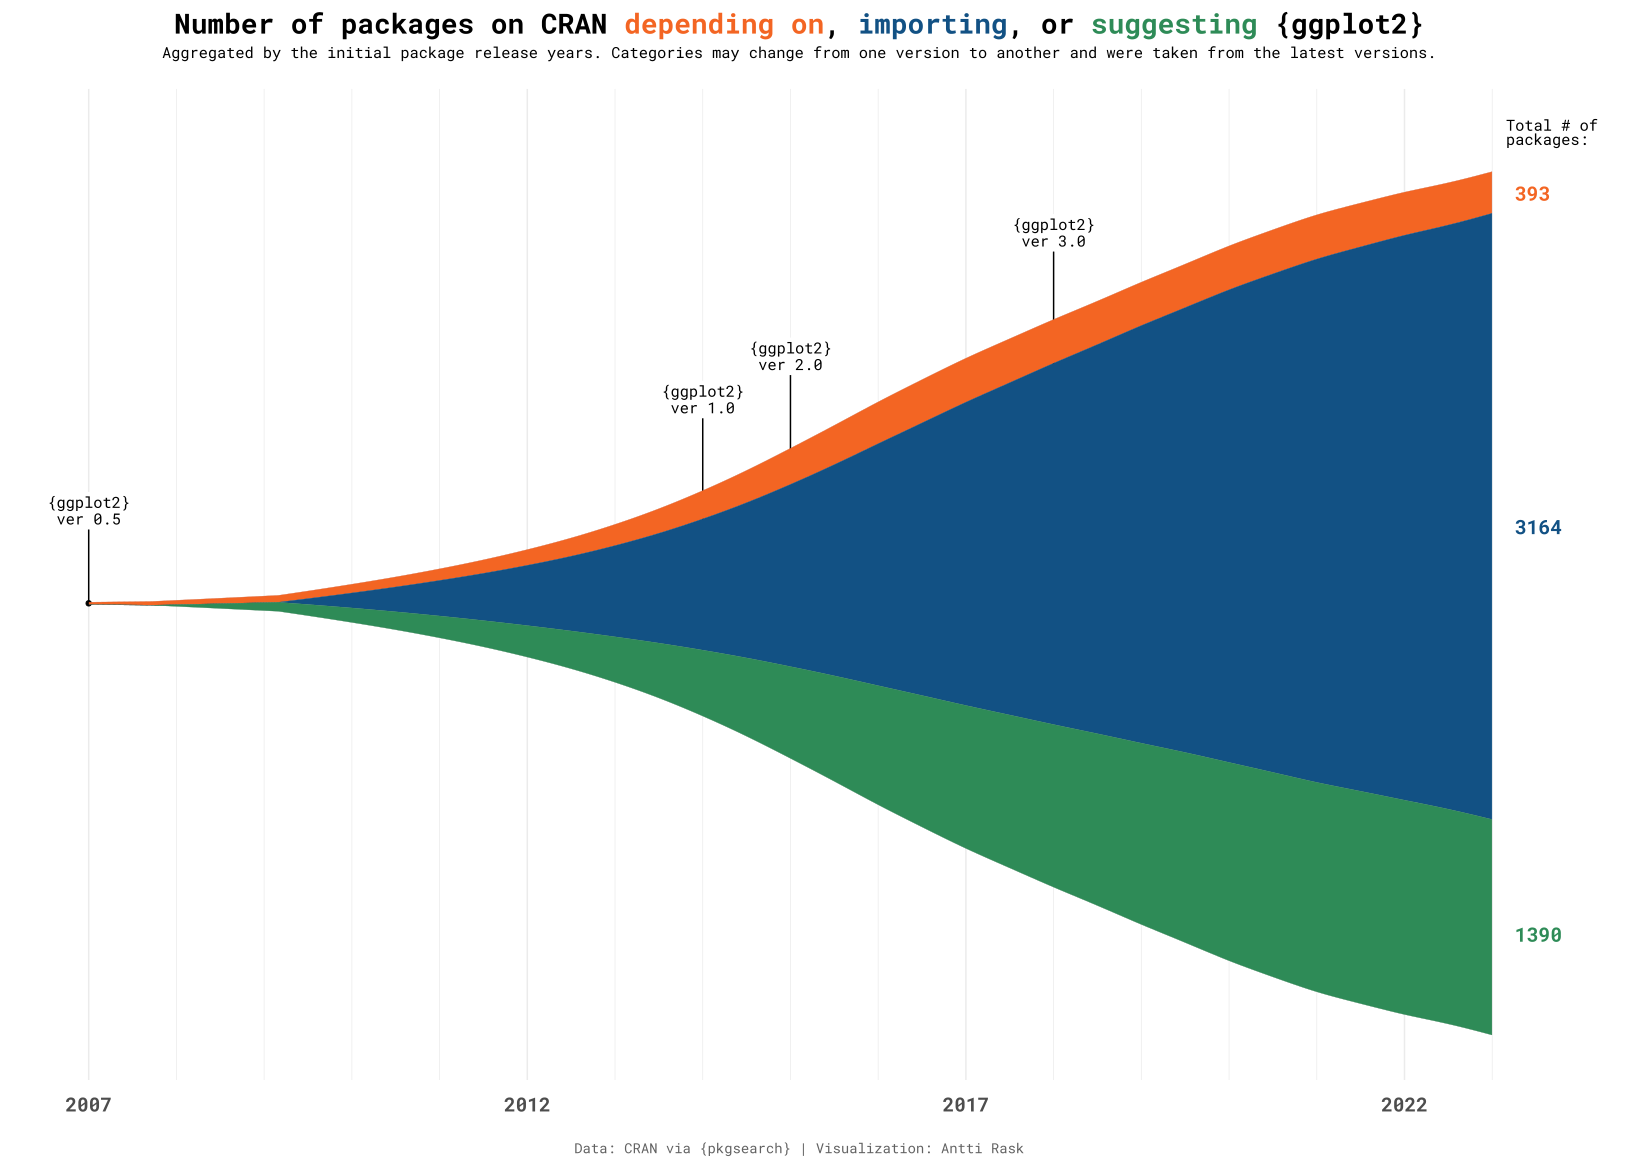

Write the R code that produced this figure.
# Number of Packages on CRAN depending on, importing, or suggesting {ggplot2} #

# Inspiration ----

# Georgios Karamanis shared their recent Tidy Tuesday visualization on LinkedIn:
# https://www.linkedin.com/posts/georgios-karamanis-a54926153_tidytuesday-rstats-dataviz-activity-7111680233430224896-EdtA/

# Here's a link to the GitHub repo:
# https://github.com/gkaramanis/tidytuesday/tree/master/2023/2023-week_38

# The thing is, Georgios' original graph shows the years for the LATEST release of the ggplot2-related
# packages on CRAN. While that is an interesting question, I've been trying to find out a good data
# source for another question: what are the years for the initial releases of those packages. That
# question led me down a rabbit hole and I eventually found {pkgsearch}.

# So what I did was take Georgios' original code (with their blessing) and
# 1) change the data source (using {pkgsearch})
# 2) use {purrr} to easily get all the ggplot2-related packages' metadata
# 3) bring in a third type/category
# 4) make the stream chart less 'wavy'
# 5) change the color scheme
# 6) change the fonts to Roboto Mono (using {showtext})
# 7) annotate all the major ggplot2 releases
# 8) other, smaller changes

# I'm thankful to Georgios for their support and continuing inspiration. If you're interested in data
# visualization, they are one of the people to follow.

# One more thing, this visualization is part of the background work I'm doing for my upcoming book
# about ggplot2 extension packages called 'ggplot2 extended' (working title). If you are interested in
# seeing how that project advances, you can start by following me on LinkedIn. I'm also happy to have
# conversations about the different ggplot2 extensions, if you have strong opinions and/or knowledge
# about them. So, don't hesitate to DM me on LinkedIn! Do mention it's about ggplot2 and the response
# rate will be significantly higher...

# Packages ----
library(colorspace) # A Toolbox for Manipulating and Assessing Colors and Palettes
library(conflicted) # An Alternative Conflict Resolution Strategy
conflicts_prefer(dplyr::filter)
library(ggrepel)    # Automatically Position Non-Overlapping Text Labels with 'ggplot2'
library(ggstream)   # Create Streamplots in 'ggplot2'
library(ggtext)     # Improved Text Rendering Support for 'ggplot2'
library(pkgsearch)  # Search and Query CRAN R Packages
library(showtext)   # Using Fonts More Easily in R Graphs
library(tidyverse)  # Easily Install and Load the 'Tidyverse'

# Data ----

## Vector of ggplot2 related packages ----
ggplot2_pkg_names <- pkg_search("ggplot2", size = 6000) %>%
  as_tibble() %>%
  arrange(package, .locale = "en") %>% # alphabetical order, ignore case
  filter(package != "irtplay") %>%     # irtplay was removed from CRAN and was causing an error
  pull(package)

ggplot2_pkg_names

## Fetch the package history information for the ggplot2 related packages ----

# Note: This might take a while!
ggplot2_history <- map_dfr(
  ggplot2_pkg_names, function(pkg) {
    cran_package_history(pkg) %>%
      as_tibble()
  }
)

ggplot2_history

## Fetch initial release dates for the packages ----
initial_release_dates <- ggplot2_history %>%
  summarize(
    initial_release_date = min(date) %>% as_date(),
    .by                  = Package
  ) %>%
  mutate(year = year(initial_release_date))

initial_release_dates

## Fetch dependencies for the latest version of the packages ----
ggplot2_dependencies <- ggplot2_history %>%
  
  # Have to unnest dependencies first. The nested column contains 'type', which is the type of
  # dependency (depends/enhances/imports/suggests) and 'package', which is the package towards
  # which there is that dependency. The confusing part is that we already have the column Package.
  # But we're only using package to filter in only the ones that mention ggplot2 as a dependency.
  
  unnest(dependencies) %>%
  filter(package == "ggplot2") %>%
  filter(
    date == max(date) %>% as_date(),
    .by  = Package
  ) %>%
  distinct(Package, type)

ggplot2_dependencies

## Create the final tibble ----
current_year <- Sys.Date() %>%
  year()

ggplot2_years_and_dependencies <- ggplot2_dependencies %>%
  inner_join(initial_release_dates) %>%
  count(year, type) %>%
  filter(
    
    # Get rid of this type, because there are only 4 packages of its kind
    type != "Enhances",
    
    # There are 32 packages that were released before 2007, which is possible
    # due to the fact that the dependency could have appeared after the initial
    # release. I decided to leave them out for the sake of clarity.
    between(year, 2007, current_year)
  )

ggplot2_years_and_dependencies

# Colors ----
color_1 <- "#F36523"
color_2 <- "#125184"
color_3 <- "#2E8B57"
colors  <- c(color_1, color_2, color_3)

# Annotation ----
annotation_numbers <- ggplot2_years_and_dependencies %>%
  summarize(n = sum(n), .by = type) %>%
  arrange(type) %>%
  mutate(y = c(330, 60, -270)) %>% 
  mutate(
    label = case_when(
      type == "Depends"  ~ str_glue("**<span style='color:{color_1}'>{n}</span>**"),
      type == "Imports"  ~ str_glue("**<span style='color:{color_2}'>{n}</span>**"),
      type == "Suggests" ~ str_glue("**<span style='color:{color_3}'>{n}</span>**")
    )
  )

annotation_numbers

# Fonts ----
font_add_google("Roboto Mono", "Roboto")
showtext_auto()
font_family <- "Roboto"

# Plot ----
ggplot2_years_and_dependencies %>%
  ggplot() +
  
  ## ggplot2 releases ----
geom_point(
  aes(x = 2007, y = 0),
  data = NULL,
  size  = 1.5,
  stat  = "unique",
) +  
  geom_label_repel(
    aes(x = 2007, y = 0, label = "{ggplot2}\nver 0.5"),
    data          = NULL,
    stat          = "unique",
    nudge_y       = 75,
    label.size    = NA,
    lineheight    = 0.9,
    family        = font_family
  ) +
  geom_label_repel(
    aes(x = 2014, y = 50, label = "{ggplot2}\nver 1.0"),
    data          = NULL,
    stat          = "unique",
    nudge_y       = 115,
    label.size    = NA,
    lineheight    = 0.9,
    family        = font_family
  ) +
  geom_label_repel(
    aes(x = 2015, y = 100, label = "{ggplot2}\nver 2.0"),
    data          = NULL,
    stat          = "unique",
    nudge_y       = 100,
    label.size    = NA,
    lineheight    = 0.9,
    family        = font_family
  ) +
  geom_label_repel(
    aes(x = 2018, y = 100, label = "{ggplot2}\nver 3.0"),
    data          = NULL,
    stat          = "unique",
    nudge_y       = 200,
    label.size    = NA,
    lineheight    = 0.9,
    family        = font_family
  ) +
  
  ## Stream ----
geom_stream(
  aes(
    x     = year,
    y     = n,
    fill  = type,
    color = after_scale(darken(fill))
  ),
  bw        = 1,
  linewidth = 0.1
) +
  
  ## Labels ----

# Text
geom_richtext(
  aes(
    x     = current_year + 0.1,
    y     = 380,
    label = "Total # of<br>packages:"
  ),
  data       = NULL,
  stat       = "unique",
  hjust      = 0,
  lineheight = 0.9,
  label.size = NA,
  family     = font_family
) +
  
  # Numbers
  geom_richtext(
    data = annotation_numbers,
    aes(
      x     = current_year + 0.2,
      y     = y,
      label = label
    ),
    hjust      = 0,
    lineheight = 0.9,
    label.size = NA,
    size       = 5,
    family     = font_family
  ) +
  
  ## Scales ----
scale_x_continuous(
  breaks       = seq(2007, current_year, 5),
  minor_breaks = 2007:current_year
) +
  scale_fill_manual(
    values = colors
  ) +
  
  ## Coord ----
coord_cartesian(clip = "off") +
  
  ## Labels ----
labs(
  title    = str_glue("Number of packages on CRAN <span style='color:{color_1}'>depending on</span>, <span style='color:{color_2}'>importing</span>, or <span style='color:{color_3}'>suggesting</span> {{ggplot2}"),
  subtitle = "Aggregated by the initial package release years. Categories may change from one version to another and were taken from the latest versions.",
  caption  = "Data: CRAN via {pkgsearch} | Visualization: Antti Rask"
) +
  
  ## Theme ----
theme_minimal(base_family = font_family) +
  theme(
    axis.text.x = element_text(
      size   = 14,
      face   = "bold",
      margin = margin(10, 0, 0, 0)
    ),
    axis.text.y           = element_blank(),
    axis.title            = element_blank(),
    legend.position       = "none",
    panel.grid.major.y    = element_blank(),
    panel.grid.minor.y    = element_blank(),
    plot.margin           = margin(10, 50, 10, 10),
    plot.title            = element_markdown(
      face  = "bold",
      size  = 20,
      hjust = 0.5 
    ),
    plot.subtitle = element_text(
      hjust  = 0.5,
      margin = margin(0, 0, 20, 0)
    ),
    plot.caption = element_text(
      size   = 10,
      color  = darken("darkgrey", 0.4),
      hjust  = 0.5,
      margin = margin(20, 0, 0, 0)
    )
  )
